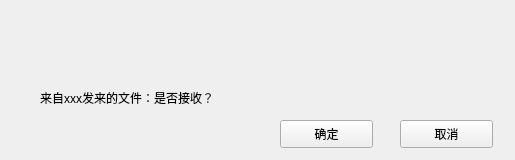
<?xml version="1.0" encoding="UTF-8"?>
<ui version="4.0">
 <class>ReceiveFile</class>
 <widget class="QWidget" name="ReceiveFile">
  <property name="geometry">
   <rect>
    <x>0</x>
    <y>0</y>
    <width>515</width>
    <height>160</height>
   </rect>
  </property>
  <property name="sizePolicy">
   <sizepolicy hsizetype="Fixed" vsizetype="Fixed">
    <horstretch>0</horstretch>
    <verstretch>0</verstretch>
   </sizepolicy>
  </property>
  <property name="minimumSize">
   <size>
    <width>515</width>
    <height>160</height>
   </size>
  </property>
  <property name="maximumSize">
   <size>
    <width>510</width>
    <height>160</height>
   </size>
  </property>
  <property name="windowTitle">
   <string>ReceiveFile</string>
  </property>
  <widget class="QWidget" name="titleWidget" native="true">
   <property name="geometry">
    <rect>
     <x>0</x>
     <y>0</y>
     <width>515</width>
     <height>50</height>
    </rect>
   </property>
   <property name="titleskin" stdset="0">
    <bool>true</bool>
   </property>
  </widget>
  <widget class="QWidget" name="bodyWidget" native="true">
   <property name="geometry">
    <rect>
     <x>0</x>
     <y>50</y>
     <width>515</width>
     <height>110</height>
    </rect>
   </property>
   <property name="bottomskin" stdset="0">
    <bool>true</bool>
   </property>
   <widget class="QLabel" name="label">
    <property name="geometry">
     <rect>
      <x>40</x>
      <y>40</y>
      <width>381</width>
      <height>16</height>
     </rect>
    </property>
    <property name="text">
     <string>来自xxx发来的文件：是否接收？</string>
    </property>
   </widget>
   <widget class="QPushButton" name="okBtn">
    <property name="geometry">
     <rect>
      <x>280</x>
      <y>70</y>
      <width>93</width>
      <height>28</height>
     </rect>
    </property>
    <property name="text">
     <string>确定</string>
    </property>
   </widget>
   <widget class="QPushButton" name="cancelBtn">
    <property name="geometry">
     <rect>
      <x>400</x>
      <y>70</y>
      <width>93</width>
      <height>28</height>
     </rect>
    </property>
    <property name="text">
     <string>取消</string>
    </property>
   </widget>
  </widget>
 </widget>
 <layoutdefault spacing="6" margin="11"/>
 <resources/>
 <connections/>
</ui>
